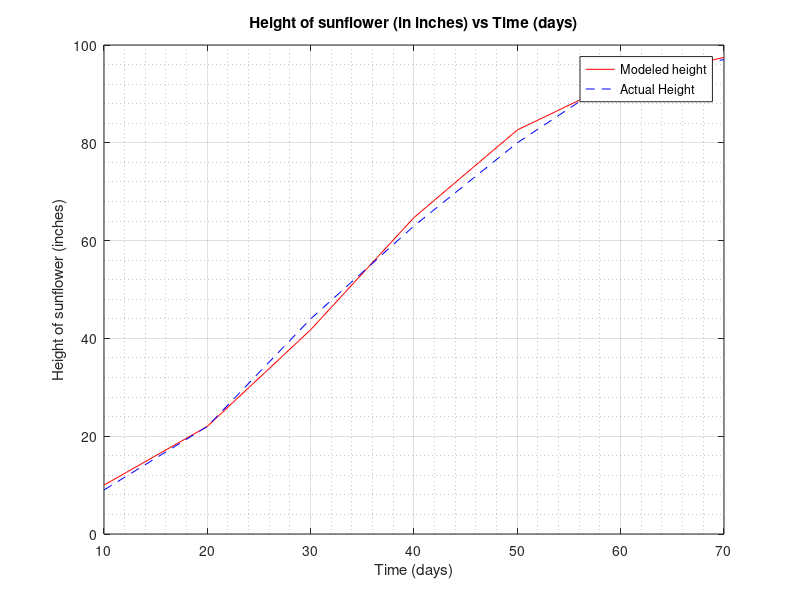

Reproduce this figure in MATLAB.
% Andrew Schineller
% Question 4

time_days = 10:10:70;
height_inches = [9, 22, 44, 63, 80, 94, 97];

h = 100.8 ./ ( 1 + 23*exp(-0.093.*time_days));
plot(time_days, h, 'r', time_days, height_inches, 'b--');
legend("Modeled height", "Actual Height");
title("Height of sunflower (in inches) vs Time (days)");
xlabel("Time (days)");
ylabel("Height of sunflower (inches)");
grid on;
grid minor;